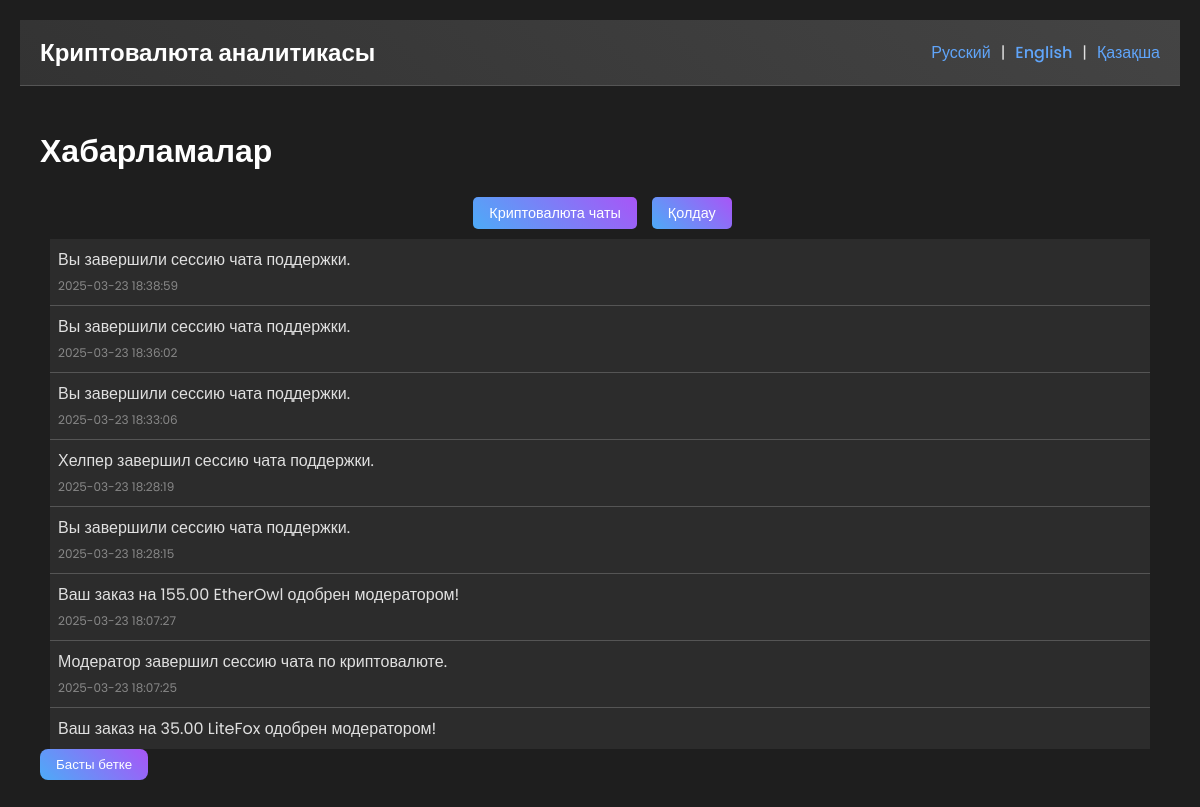
The page /notifications.php?lang=kz (signed in) on the database its author committed.
### tables this page shows
CREATE TABLE IF NOT EXISTS `notifications` (
  `id` int NOT NULL AUTO_INCREMENT,
  `user_id` int NOT NULL,
  `message` text NOT NULL,
  `is_read` tinyint(1) DEFAULT '0',
  `created_at` timestamp NULL DEFAULT CURRENT_TIMESTAMP,
  PRIMARY KEY (`id`),
  KEY `user_id` (`user_id`)
);

### languages.php (called while the page is built, shortened)
<?php
if (isset($_GET['lang']) && in_array($_GET['lang'], ['ru', 'en', 'kz'])) {
    $lang = $_GET['lang'];
} elseif (isset($_SESSION['lang'])) {
    $lang = $_SESSION['lang'];
} else {
    $lang = 'ru';
    $_SESSION['lang'] = $lang;
}
?>

### notifications.php (the view, shortened to what this page needs)
<?php
require 'config.php';
require 'languages.php';
$userStmt = $conn->prepare("SELECT id FROM users WHERE username = :username");
$userStmt->bindParam(':username', $_SESSION['username']);
$userStmt->execute();
$user = $userStmt->fetch(PDO::FETCH_ASSOC);
$notificationsStmt = $conn->prepare("SELECT * FROM notifications WHERE user_id = :user_id ORDER BY created_at DESC");
$notificationsStmt->bindParam(':user_id', $user['id']);
$notificationsStmt->execute();
$notifications = $notificationsStmt->fetchAll(PDO::FETCH_ASSOC);
?>
<!DOCTYPE html>
<html lang="<?php echo $lang; ?>">
<head>
    <link rel="stylesheet" href="styles.css">
</head>
<body>
    <?php include 'header.php';  ?>
    <div class="container">
        <h1 class="fade-in"><?php echo $translations['notifications']; ?></h1>
        <div class="chat-buttons fade-in">
            <a href="kripto_help.php?lang=<?php echo $lang; ?>"><button class="chat-button crypto-button"><?php echo $translations['chat_crypto']; ?></button></a>
            <a href="helper_help.php?lang=<?php echo $lang; ?>"><button class="chat-button support-button"><?php echo $translations['support']; ?></button></a>
        </div>
        <?php if (empty($notifications)): ?>
            <p class="no-data"><?php echo $translations['no_notifications']; ?></p>
        <?php else: ?>
            <div class="notification-body fade-in">
                <?php foreach ($notifications as $notification): ?>
                    <div class="notification-message <?php echo $notification['is_read'] ? 'read' : 'unread'; ?>">
                        <p><?php echo htmlspecialchars($notification['message']); ?></p>
                        <small><?php echo htmlspecialchars($notification['created_at']); ?></small>
                    </div>
                <?php endforeach; ?>
            </div>
        <?php endif; ?>
        <a href="index.php?lang=<?php echo $lang; ?>"><button class="nav-button"><?php echo $translations['to_main']; ?></button></a>
    </div>
</body>
</html>

### styles.css (style rules this page uses)
body { font-family: 'Poppins', sans-serif; background-color: #1e1e1e; color: #e0e0e0; margin: 0; padding: 20px; }
.container { max-width: 1200px; margin: 0 auto; padding: 20px; position: relative; }
h1, h2, h3 { color: #ffffff; }
button { background: linear-gradient(45deg, #4dabf7, #a855f7); color: #fff; border: none; padding: 8px 16px; border-radius: 8px; cursor: pointer; transition: transform 0.3s ease, box-shadow 0.3s ease; font-weight: 500; }
.nav-button { background: linear-gradient(45deg, #4dabf7, #a855f7); }
.notification-body { padding: 10px; max-height: 500px; overflow-y: auto; }
.notification-message { padding: 8px; border-bottom: 1px solid #555; }
.notification-message.read { background-color: #2c2c2c; }
.notification-message p { margin: 0; }
.notification-message small { color: #888; font-size: 12px; }
.fade-in { animation: fadeIn 0.5s ease-in; }
.chat-buttons { display: flex; gap: 10px; margin-top: 20px; justify-content: center; }
.chat-button { padding: 8px 16px; border-radius: 5px; font-size: 14.4px; cursor: pointer; }
.crypto-button { background: linear-gradient(45deg, #4dabf7, #a855f7); }
.support-button { background: linear-gradient(45deg, #55ff55, #77ff77); }
.chat-button { background: linear-gradient(45deg, #4dabf7, #a855f7); color: #fff; margin-left: 5px; }

### rows shown on the page
notifications: message "Вы завершили сессию чата поддержки.", created_at "2025-03-23 18:38:59"
notifications: message "Вы завершили сессию чата поддержки.", created_at "2025-03-23 18:36:02"
notifications: message "Вы завершили сессию чата поддержки.", created_at "2025-03-23 18:33:06"
notifications: message "Хелпер завершил сессию чата поддержки.", created_at "2025-03-23 18:28:19"
notifications: message "Вы завершили сессию чата поддержки.", created_at "2025-03-23 18:28:15"
notifications: message "Ваш заказ на 155.00 EtherOwl одобрен модератором!", created_at "2025-03-23 18:07:27"
notifications: message "Модератор завершил сессию чата по криптовалюте.", created_at "2025-03-23 18:07:25"
notifications: message "Ваш заказ на 35.00 LiteFox одобрен модератором!"

### other values the page prints
$translations['crypto_analytics'] "Криптовалюта аналитикасы"
$translations['notifications'] "Хабарламалар"
$translations['chat_crypto'] "Криптовалюта чаты"
$translations['support'] "Қолдау"
$translations['to_main'] "Басты бетке"
